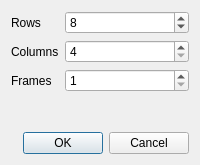
<?xml version="1.0" encoding="UTF-8"?>
<ui version="4.0">
 <class>NewPaintDialog</class>
 <widget class="QDialog" name="NewPaintDialog">
  <property name="geometry">
   <rect>
    <x>0</x>
    <y>0</y>
    <width>200</width>
    <height>165</height>
   </rect>
  </property>
  <property name="windowTitle">
   <string>Dialog</string>
  </property>
  <layout class="QVBoxLayout" name="verticalLayout">
   <item>
    <layout class="QFormLayout" name="formLayout">
     <item row="0" column="0">
      <widget class="QLabel" name="label">
       <property name="text">
        <string>Rows</string>
       </property>
      </widget>
     </item>
     <item row="0" column="1">
      <widget class="QSpinBox" name="rows">
       <property name="minimum">
        <number>4</number>
       </property>
       <property name="value">
        <number>8</number>
       </property>
      </widget>
     </item>
     <item row="1" column="0">
      <widget class="QLabel" name="label_2">
       <property name="text">
        <string>Columns</string>
       </property>
      </widget>
     </item>
     <item row="1" column="1">
      <widget class="QSpinBox" name="cols">
       <property name="minimum">
        <number>4</number>
       </property>
       <property name="maximum">
        <number>200</number>
       </property>
      </widget>
     </item>
     <item row="2" column="0">
      <widget class="QLabel" name="label_3">
       <property name="text">
        <string>Frames</string>
       </property>
      </widget>
     </item>
     <item row="2" column="1">
      <widget class="QSpinBox" name="frames">
       <property name="minimum">
        <number>1</number>
       </property>
       <property name="maximum">
        <number>200</number>
       </property>
      </widget>
     </item>
    </layout>
   </item>
   <item>
    <widget class="QDialogButtonBox" name="buttonBox">
     <property name="orientation">
      <enum>Qt::Horizontal</enum>
     </property>
     <property name="standardButtons">
      <set>QDialogButtonBox::Cancel|QDialogButtonBox::Ok</set>
     </property>
    </widget>
   </item>
  </layout>
 </widget>
 <resources/>
 <connections>
  <connection>
   <sender>buttonBox</sender>
   <signal>accepted()</signal>
   <receiver>NewPaintDialog</receiver>
   <slot>accept()</slot>
   <hints>
    <hint type="sourcelabel">
     <x>248</x>
     <y>254</y>
    </hint>
    <hint type="destinationlabel">
     <x>157</x>
     <y>274</y>
    </hint>
   </hints>
  </connection>
  <connection>
   <sender>buttonBox</sender>
   <signal>rejected()</signal>
   <receiver>NewPaintDialog</receiver>
   <slot>reject()</slot>
   <hints>
    <hint type="sourcelabel">
     <x>316</x>
     <y>260</y>
    </hint>
    <hint type="destinationlabel">
     <x>286</x>
     <y>274</y>
    </hint>
   </hints>
  </connection>
 </connections>
</ui>
